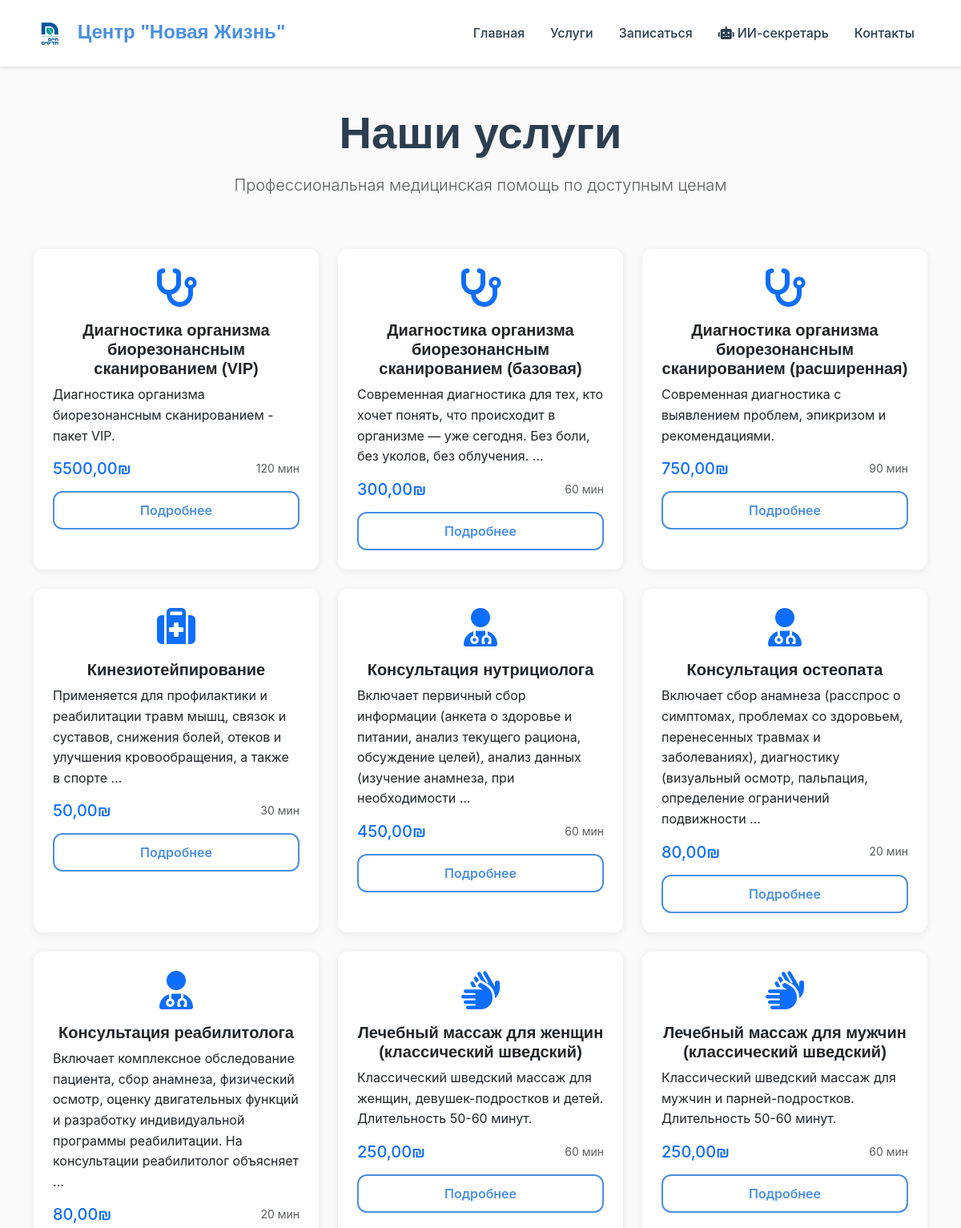
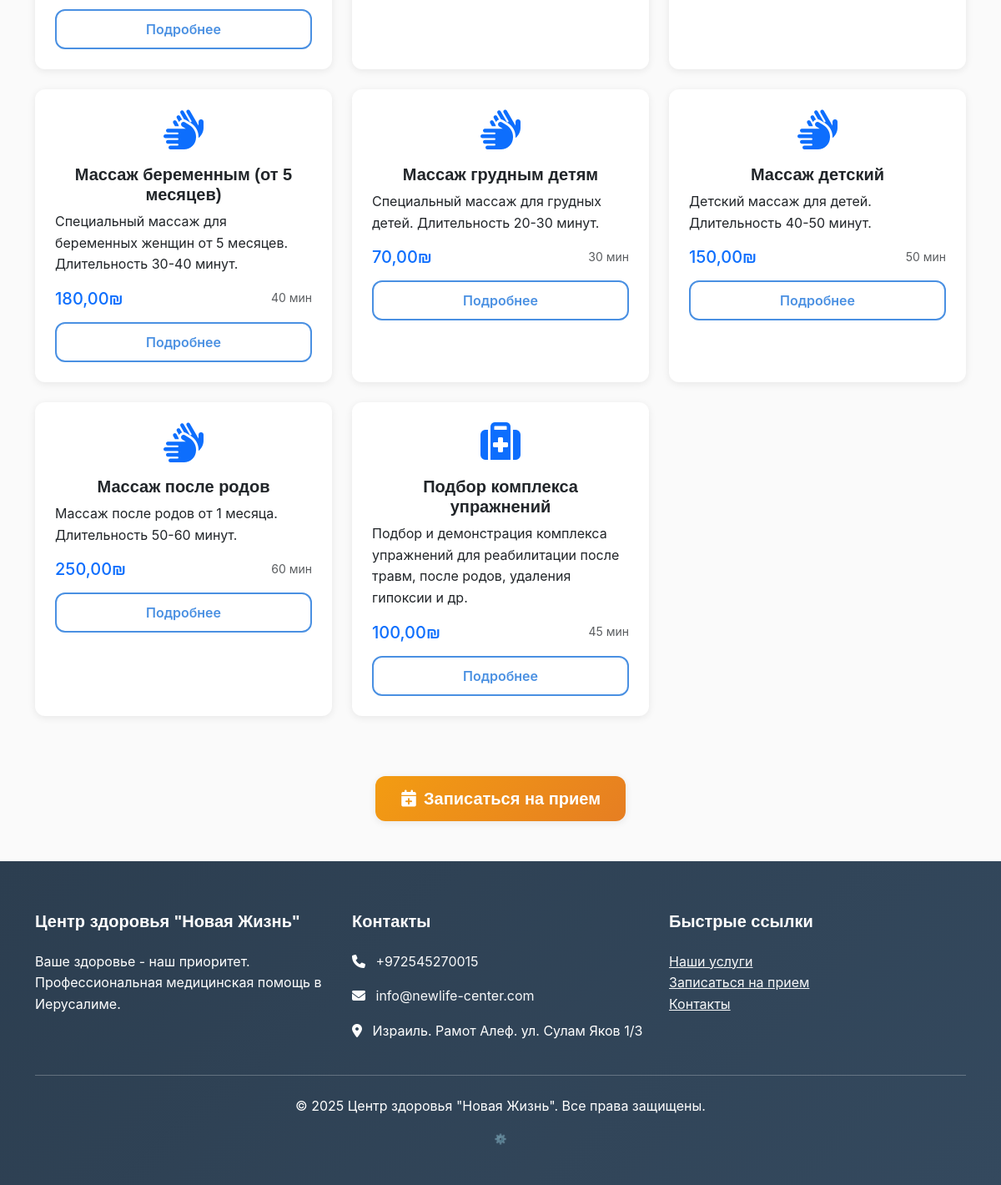
/services/, run on an earlier commit of the app's database (2 pictures, top to bottom).
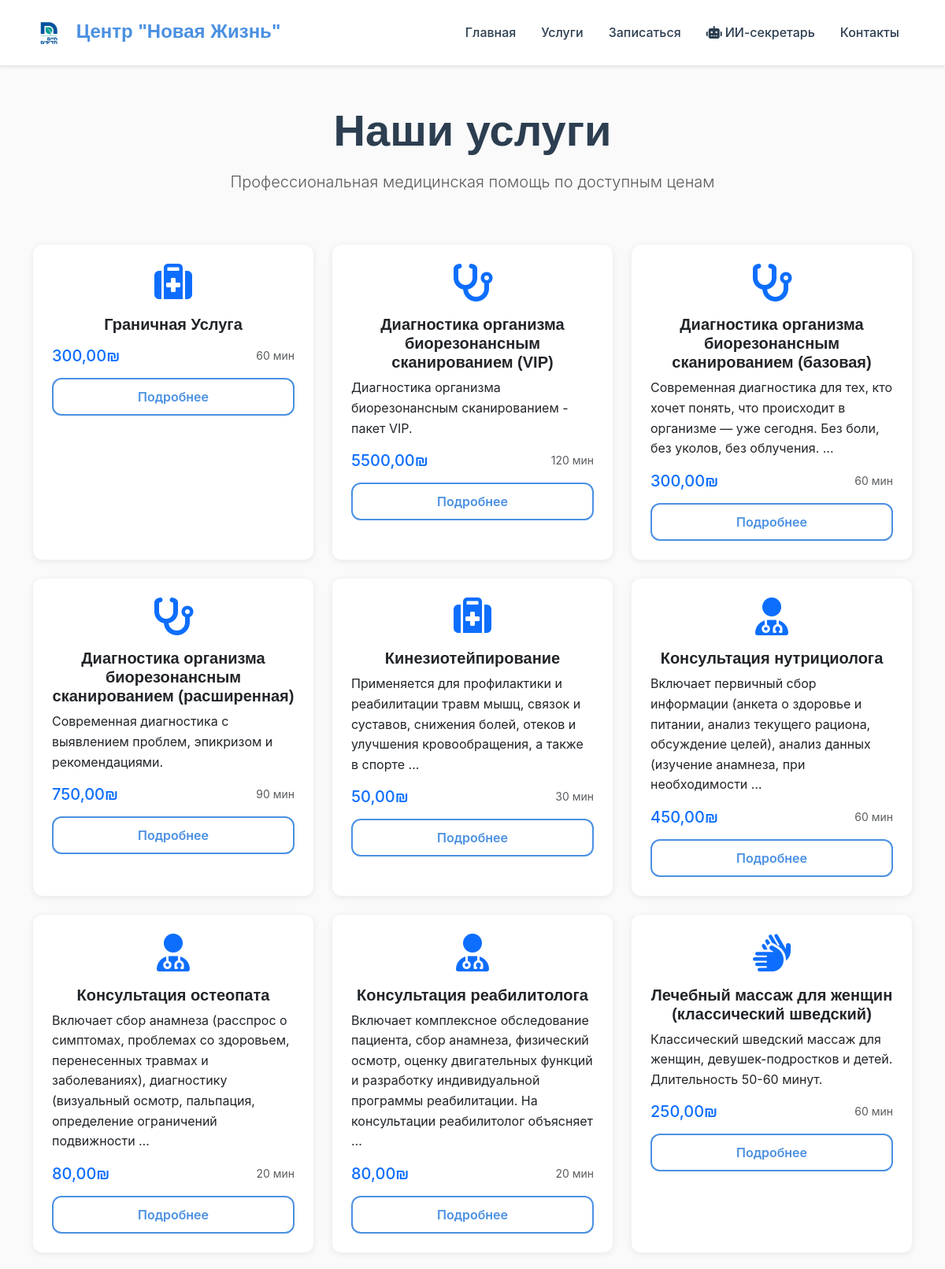
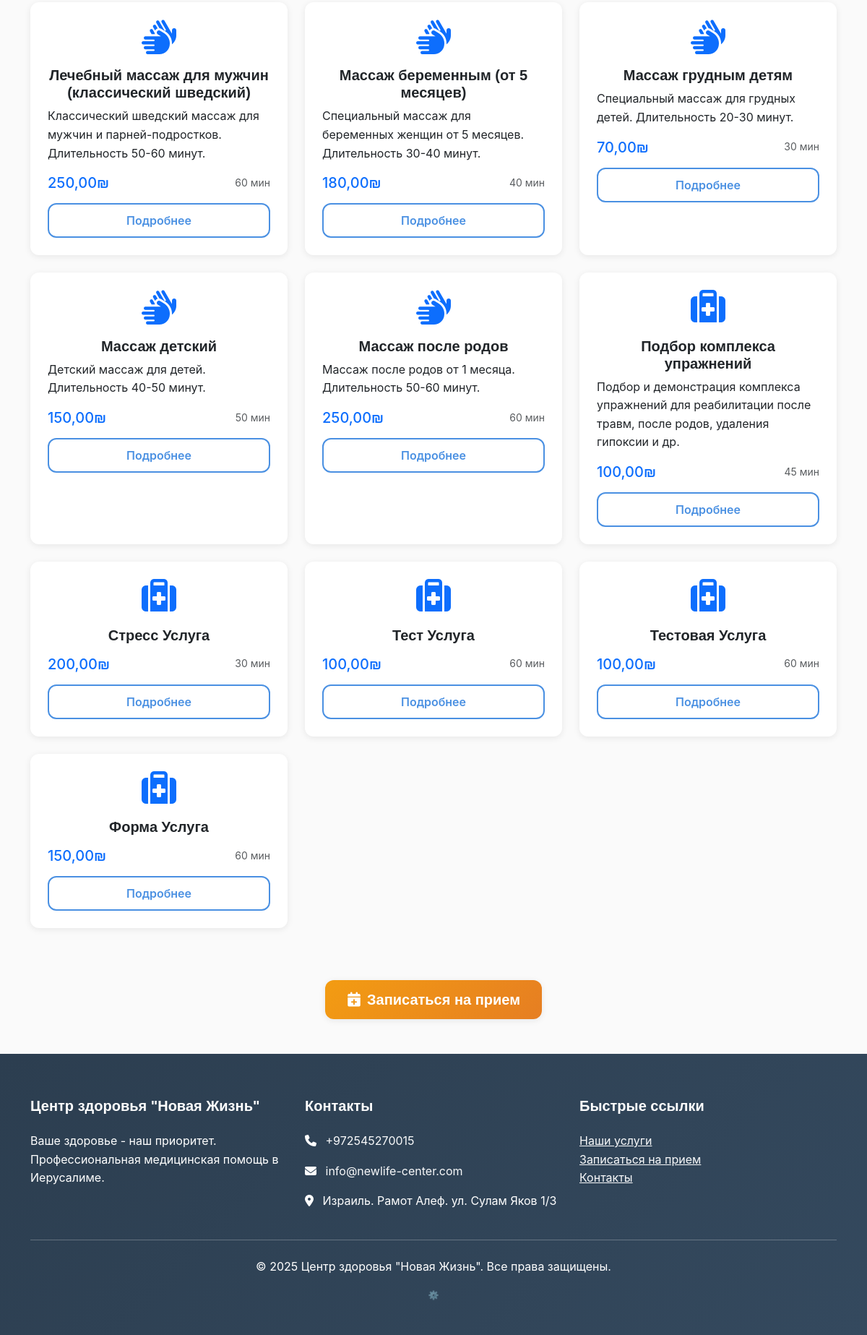
And on a later commit of the database (2 pictures, top to bottom).
### core/models.py (models this page shows, shortened)
class Service(models.Model):
    CATALOG_CHOICES = [
        ('A', 'Каталог А (Израиль)'),
        ('B', 'Каталог B (Заграница)'),
    ]
    name = models.CharField(max_length=200, verbose_name="Название услуги")
    description = models.TextField(verbose_name="Описание")
    price = models.DecimalField(max_digits=10, decimal_places=2, verbose_name="Цена")
    currency = models.CharField(max_length=3, default="₪", verbose_name="Валюта")
    duration = models.IntegerField(help_text="Длительность в минутах", verbose_name="Длительность")
    catalog = models.CharField(max_length=1, choices=CATALOG_CHOICES, default='A', verbose_name="Каталог")
    is_active = models.BooleanField(default=True, verbose_name="Активна")
    created_at = models.DateTimeField(auto_now_add=True, verbose_name="Дата создания")
    class Meta:
        verbose_name = "Услуга"
        verbose_name_plural = "Услуги"
        ordering = ['catalog', 'name']

### core/views.py (the view)
# urls.py: path('services/', views.services, name='services'),
def services(request):
    services_list = Service.objects.filter(is_active=True, catalog='A').order_by('name')
    context = {
        'services': services_list,
    }
    return render(request, 'core/services.html', context)

### templates/core/services.html (shortened to what this page needs)
{% extends 'base.html' %}
{% block content %}
<div class="container py-5">
    <div class="row">
        <div class="col-12 text-center mb-5">
            <h1 class="display-4 fw-bold">Наши услуги</h1>
            <p class="lead text-muted">Профессиональная медицинская помощь по доступным ценам</p>
        </div>
    </div>
    <div class="row">
        {% for service in services %}
        <div class="col-md-6 col-lg-4 mb-4">
            <div class="card service-card h-100">
                <div class="card-body">
                    <div class="text-center mb-3">
                        {% if 'массаж' in service.name.lower %}
                            <i class="fas fa-hands text-primary" style="font-size: 3rem;"></i>
                        {% elif 'консультация' in service.name.lower %}
                            <i class="fas fa-user-md text-primary" style="font-size: 3rem;"></i>
                        {% elif 'диагностика' in service.name.lower %}
                            <i class="fas fa-stethoscope text-primary" style="font-size: 3rem;"></i>
                        {% else %}
                            <i class="fas fa-medkit text-primary" style="font-size: 3rem;"></i>
                        {% endif %}
                    </div>
                    <h5 class="card-title text-center">{{ service.name }}</h5>
                    <p class="card-text">{{ service.description|truncatewords:20 }}</p>
                    <div class="d-flex justify-content-between align-items-center mb-3">
                        <span class="h5 text-primary mb-0">{{ service.price }}{{ service.currency }}</span>
                        <small class="text-muted">{{ service.duration }} мин</small>
                    </div>
                    <div class="d-grid">
                        <a href="{% url 'core:service_detail' service.id %}" class="btn btn-outline-primary">
                            Подробнее
                        </a>
                    </div>
                </div>
            </div>
        </div>
        {% endfor %}
    </div>
    <div class="text-center mt-5">
        <a href="{% url 'core:appointment_form' %}" class="btn btn-primary btn-lg">
            <i class="fas fa-calendar-plus me-2"></i>Записаться на прием
        </a>
    </div>
</div>
{% endblock %}

### templates/base.html (shortened to what this page needs)
{% load static %}
<!DOCTYPE html>
<html lang="ru">
<head>
    <link href="https://cdn.jsdelivr.net/npm/bootstrap@5.3.0/dist/css/bootstrap.min.css" rel="stylesheet">
    <link href="https://cdnjs.cloudflare.com/ajax/libs/font-awesome/6.4.0/css/all.min.css" rel="stylesheet">
    <link href="{% static 'css/custom.css' %}" rel="stylesheet">
</head>
<body>
    <nav class="navbar navbar-expand-lg navbar-light bg-white shadow-sm">
        <div class="container">
            <a class="navbar-brand" href="{% url 'core:home' %}">
                <img src="{% static 'images/7.jpg' %}" alt="Логотип" height="40" class="me-2">
                Центр "Новая Жизнь"
            </a>
            <div class="collapse navbar-collapse" id="navbarNav">
                <ul class="navbar-nav ms-auto">
                    <li class="nav-item">
                        <a class="nav-link" href="{% url 'core:home' %}">Главная</a>
                    </li>
                    <li class="nav-item">
                        <a class="nav-link" href="{% url 'core:services' %}">Услуги</a>
                    </li>
                    <li class="nav-item">
                        <a class="nav-link" href="{% url 'core:appointment_form' %}">Записаться</a>
                    </li>
                    <li class="nav-item">
                        <a class="nav-link" href="{% url 'core:chat' %}">
                            <i class="fas fa-robot me-1"></i>ИИ-секретарь
                        </a>
                    </li>
                    <li class="nav-item">
                        <a class="nav-link" href="{% url 'core:contacts' %}">Контакты</a>
                    </li>
                </ul>
            </div>
        </div>
    </nav>
    <main>
        {% block content %}{% endblock %}
    </main>
    <footer class="footer">
        <div class="container">
            <div class="row">
                <div class="col-md-4">
                    <h5>Центр здоровья "Новая Жизнь"</h5>
                    <p>Ваше здоровье - наш приоритет. Профессиональная медицинская помощь в Иерусалиме.</p>
                </div>
                <div class="col-md-4">
                    <h5>Контакты</h5>
                    <p><i class="fas fa-phone me-2"></i>
                       <a href="tel:+972545270015" class="text-light text-decoration-none">+972545270015</a>
                    </p>
                    <p><i class="fas fa-envelope me-2"></i>
                       <a href="mailto:info@newlife-center.com" class="text-light text-decoration-none">info@newlife-center.com</a>
                    </p>
                    <p><i class="fas fa-map-marker-alt me-2"></i> Израиль. Рамот Алеф. ул. Сулам Яков 1/3</p>
                </div>
                <div class="col-md-4">
                    <h5>Быстрые ссылки</h5>
                    <ul class="list-unstyled">
                        <li><a href="{% url 'core:services' %}" class="text-light">Наши услуги</a></li>
                        <li><a href="{% url 'core:appointment_form' %}" class="text-light">Записаться на прием</a></li>
                        <li><a href="{% url 'core:contacts' %}" class="text-light">Контакты</a></li>
                    </ul>
                </div>
            </div>
            <hr class="my-4">
            <div class="text-center">
                <p>&copy; 2025 Центр здоровья "Новая Жизнь". Все права защищены.</p>
                <p style="font-size: 12px; opacity: 0.6; margin-top: 10px;">
                    <a href="/admin/" style="color: #999; text-decoration: none;" title="Админ панель">⚙️</a>
                </p>
            </div>
        </div>
    </footer>
</body>
</html>

### static/css/custom.css (style rules this page uses)
:root { --primary-blue: #4A90E2; --primary-green: #27AE60; --accent-orange: #F39C12; --background-cream: #FAFAFA; --text-dark: #2C3E50; --text-light: #7F8C8D; --white: #FFFFFF; --light-gray: #ECF0F1; --border-color: #E8E8E8; --gradient-primary: linear-gradient(135deg, var(--primary-blue) 0%, var(--primary-green) 100%); --gradient-warm: linear-gradient(135deg, var(--accent-orange) 0%, #E67E22 100%); --gradient-soft: linear-gradient(135deg, #F8F9FA 0%, var(--background-cream) 100%); --shadow-soft: 0 2px 10px rgba(0, 0, 0, 0.08); --shadow-medium: 0 4px 20px rgba(0, 0, 0, 0.12); --shadow-strong: 0 8px 30px rgba(0, 0, 0, 0.15); --radius-small: 8px; --radius-medium: 12px; --radius-large: 20px; --transition-fast: 0.2s ease; --transition-medium: 0.3s ease; --transition-slow: 0.5s ease; }
body { font-family: 'Inter', -apple-system, BlinkMacSystemFont, 'Segoe UI', sans-serif; background-color: var(--background-cream); color: var(--text-dark); line-height: 1.6; }
h1, h2, h3, h4, h5, h6 { font-family: 'Poppins', sans-serif; font-weight: 600; color: var(--text-dark); margin-bottom: 1rem; }
.navbar { background: var(--white) !important; box-shadow: var(--shadow-soft); padding: 1rem 0; border-bottom: 1px solid var(--border-color); }
.navbar-brand { font-family: 'Poppins', sans-serif; font-weight: 700; color: var(--primary-blue) !important; font-size: 1.5rem; }
.nav-link { color: var(--text-dark) !important; font-weight: 500; padding: 0.5rem 1rem !important; border-radius: var(--radius-small); transition: var(--transition-fast); }
.btn-primary { background: var(--gradient-warm); border: none; padding: 12px 30px; border-radius: var(--radius-medium); font-weight: 600; font-family: 'Poppins', sans-serif; box-shadow: var(--shadow-soft); transition: var(--transition-medium); }
.btn-outline-primary { border: 2px solid var(--primary-blue); color: var(--primary-blue); background: transparent; padding: 10px 28px; border-radius: var(--radius-medium); font-weight: 600; transition: var(--transition-medium); }
.service-card { background: var(--white); border: none; border-radius: var(--radius-large); box-shadow: var(--shadow-soft); transition: var(--transition-medium); overflow: hidden; height: 100%; }
.service-card .card-body { padding: 1.5rem; }
.footer { background: linear-gradient(135deg, var(--text-dark) 0%, #34495E 100%); color: var(--white); padding: 60px 0 30px; }
.footer h5 { color: var(--white); font-family: 'Poppins', sans-serif; margin-bottom: 1.5rem; }
.footer a { color: rgba(255, 255, 255, 0.8); transition: var(--transition-fast); }
.card { border: none; border-radius: var(--radius-medium); box-shadow: var(--shadow-soft); background: var(--white); }

What changed in the data, as far as the page shows it:
added Service: name "Граничная Услуга", price "300,00", currency "₪", duration "60"
added Service: name "Стресс Услуга", price "200,00", currency "₪", duration "30"
added Service: name "Тест Услуга", price "100,00", currency "₪", duration "60"
added Service: name "Тестовая Услуга", price "100,00", currency "₪", duration "60"
added Service: name "Форма Услуга", price "150,00", currency "₪", duration "60"
